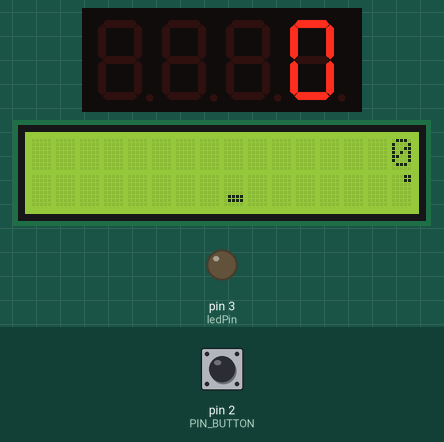
A sketch run on a simulated Arduino Uno, built with avr-gcc and run on an emulated ATmega328P. On the bench: 4-digit seven-segment display, 16×2 character LCD, output pins drawn as LEDs (lit = HIGH). Inputs (shaded band) come from the test bench; at power-on: pin 2 (PIN_BUTTON) HIGH. Random numbers use the default seed unless the sketch sets one; pins used as bus, display or sensor lines are not drawn.

Above: at 1.3 s.
1.4 s: pin 2 (PIN_BUTTON) pulled LOW for 0.15 s
At 1.87 s:
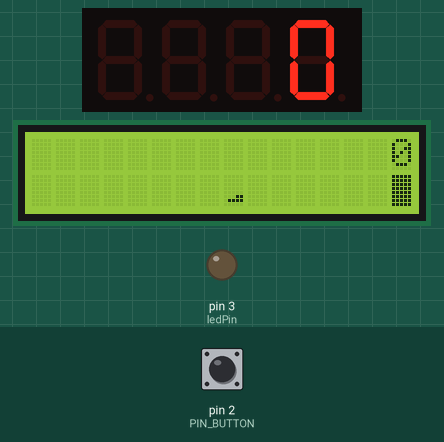
2.1 s: pin 2 (PIN_BUTTON) pulled LOW for 1 s
At 2.33 s:
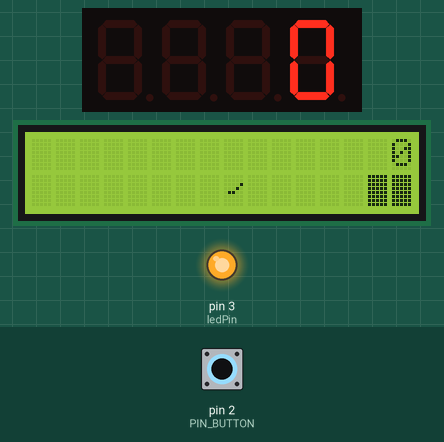
3.7 s: pin 2 (PIN_BUTTON) pulled LOW for 0.15 s
At 3.94 s:
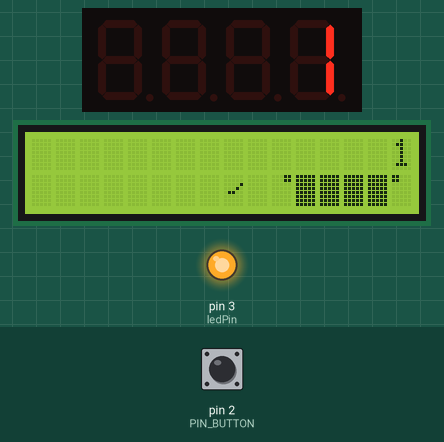
4.4 s: pin 2 (PIN_BUTTON) pulled LOW for 3.2 s
At 5.6 s:
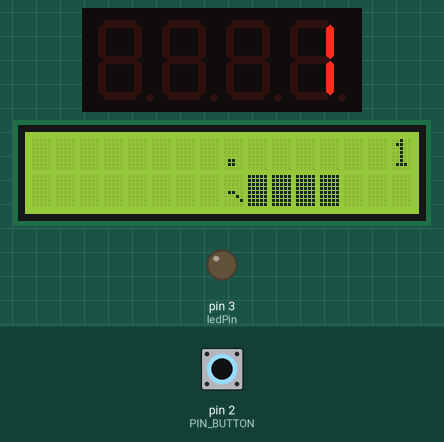
8.2 s: pin 2 (PIN_BUTTON) pulled LOW for 0.15 s
At 8.47 s:
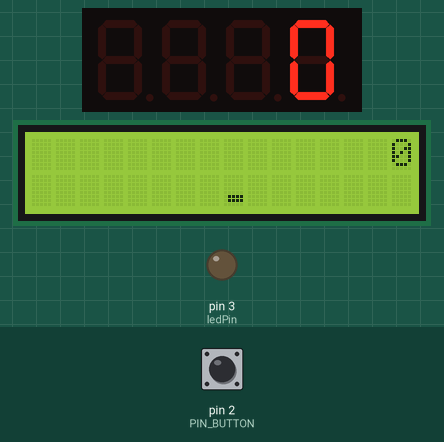
8.9 s: pin 2 (PIN_BUTTON) pulled LOW for 1 s
At 12.24 s:
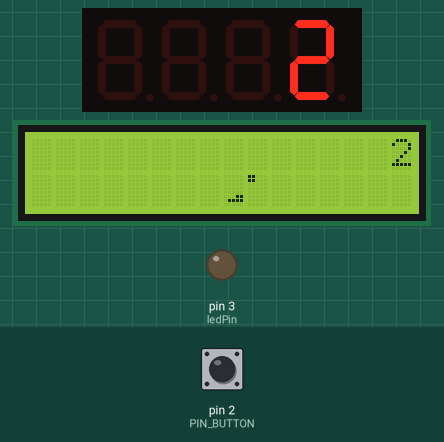
Timing chart, 0 to 13.7 s (numbered marks = the images above; inputs shaded):
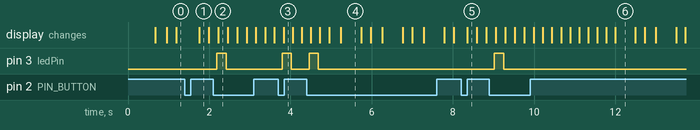

The sketch:

FlappyBird.ino
```cpp
//Pranav Kallem and Swagat Adhikary
//COMP 89, Final Project
//Game: Flappy Bird

#include <LiquidCrystal_I2C.h>
#include <Wire.h>
#include "SevSeg.h"
SevSeg sevseg;
LiquidCrystal_I2C lcd(0x27,16,2);

//"sense, compute, actuate" philosophy used for abstraction.

void loop(){
  sense();
  compute();
  actuate();
}


////////////////////
// CODE BEGINS HERE
///////////////////


// These are the global variables that are referenced throughout the program.

#define PIN_BUTTON 2
#define PIN_AUTOPLAY 1
#define PIN_READWRITE 10
#define PIN_CONTRAST 7

#define BIRD_RUN1 1
#define BIRD_RUN2 2
#define BIRD_JUMP 3
#define BIRD_JUMP_UPPER '.'
#define BIRD_JUMP_LOWER 4
#define BIRD_MAP_EMPTY ' '
#define BIRD_MAP_SOLID 5
#define BIRD_MAP_SOLID_RIGHT 6
#define BIRD_MAP_SOLID_LEFT 7

// This shows us where the bird is on the screen, which in this case is the center because its a 16x2 LCD.
#define BIRD_HORIZONTAL_POSITION 8

#define MAP_WIDTH 16
#define MAP_EMPTY 0
#define MAP_LOWER_BLOCK 1
#define MAP_UPPER_BLOCK 2

#define BIRD_POSITION_OFF 0
#define BIRD_POSITION_RUN_LOWER_1 1
#define BIRD_POSITION_RUN_LOWER_2 2

#define BIRD_POSITION_JUMP_1 3
#define BIRD_POSITION_JUMP_2 4
#define BIRD_POSITION_JUMP_3 5
#define BIRD_POSITION_JUMP_4 6
#define BIRD_POSITION_JUMP_5 7
#define BIRD_POSITION_JUMP_6 8
#define BIRD_POSITION_JUMP_7 9
#define BIRD_POSITION_JUMP_8 10

#define BIRD_POSITION_RUN_UPPER_1 11
#define BIRD_POSITION_RUN_UPPER_2 12

static char mapUpper[MAP_WIDTH + 1];
static char mapLower[MAP_WIDTH + 1];
static bool buttonPushed = false;
const int ledPin =  3;

//The delay time is what we will be using to make the game flow faster/slower. A higher delay time means slower game.
int delayTime = 200;

static byte birdPos = BIRD_POSITION_RUN_LOWER_1;
static byte newTerrainType = MAP_EMPTY;
static byte newTerrainDuration = 1;
static bool playing = false;
static bool blink = false;
static unsigned int distance = 0;

void setup(){
  Serial.begin(9600);
  // All the LEDs, LCDs, etc. are all mapped appropriately to their inputs/outputs.
  // All hardware is prepared before the actual game starts running.
  pinMode(PIN_BUTTON, INPUT);
  pinMode(PIN_READWRITE, OUTPUT);
  digitalWrite(PIN_READWRITE, LOW);
  pinMode(PIN_CONTRAST, OUTPUT);
  digitalWrite(PIN_CONTRAST, LOW);
  digitalWrite(PIN_BUTTON, HIGH);
  pinMode(ledPin, OUTPUT);
  byte numDigits = 4;
  byte digitPins[] = {10, 11, 12, 13};
  byte segmentPins[] = {9, A1, A0, 5, 6, 8, 7, 4};
  bool resistorsOnSegments = true;
  bool updateWithDelaysIn = true;
  byte hardwareConfig = COMMON_CATHODE;
  sevseg.begin(hardwareConfig, numDigits, digitPins, segmentPins, resistorsOnSegments);
  sevseg.setBrightness(90);
  pinMode(PIN_AUTOPLAY, OUTPUT);
  digitalWrite(PIN_AUTOPLAY, HIGH);
  lcd.backlight();
  attachInterrupt(0, buttonPush, FALLING);
  initializeGraphics();
  lcd.begin();
}


//SENSE, COMPUTE, ACTUATE METHODS

void sense() {


  if (!playing) {
    drawBIRD((blink) ? BIRD_POSITION_OFF : birdPos, mapUpper, mapLower, distance >> 3);
    if (blink) {
      //This shows the default "Press to start" message before each game.
      lcd.setCursor(0,0);
      lcd.print("Press to start");
    }
    // This is how fast the message blinks.
    delay(250);
    // This causes the blink.
    blink = !blink;
    if (buttonPushed) {
      // The characters are re-initialized when the button is pushed.
      initializeGraphics();
      birdPos = BIRD_POSITION_RUN_LOWER_1;
      playing = true;
      buttonPushed = false;
      // The score is reset, with a variety of other default values.
      distance = 0;
    }
    return;
  }


}

void compute() {
  // This computes where the poles have to be placed in the map, and computes the bird's position based on the button input.
  advanceTerrain(mapLower, newTerrainType == MAP_LOWER_BLOCK ? BIRD_MAP_SOLID : BIRD_MAP_EMPTY);
  advanceTerrain(mapUpper, newTerrainType == MAP_UPPER_BLOCK ? BIRD_MAP_SOLID : BIRD_MAP_EMPTY);

  if (--newTerrainDuration == 0) {
    if (newTerrainType == MAP_EMPTY) {
      newTerrainType = (random(3) == 0) ? MAP_UPPER_BLOCK : MAP_LOWER_BLOCK;
      newTerrainDuration = 2 + random(10);
    } else {
      newTerrainType = MAP_EMPTY;
      newTerrainDuration = 10 + random(10);
    }
  }

  if (buttonPushed) {
    // This makes the LED light up.
    digitalWrite(ledPin, HIGH);
    if (birdPos <= BIRD_POSITION_RUN_LOWER_2) birdPos = BIRD_POSITION_JUMP_1;
    buttonPushed = false;
  } else {
    // This makes the LED dim after the button press.
    digitalWrite(ledPin, LOW);
  }

}

void actuate() {
  // This sets the bird position to the desired location based on a variety of conditions.
  if (drawBIRD(birdPos, mapUpper, mapLower, distance >> 3)) {
    playing = false;
  } else {
    if (birdPos == BIRD_POSITION_RUN_LOWER_2 || birdPos == BIRD_POSITION_JUMP_8) {
      birdPos = BIRD_POSITION_RUN_LOWER_1;
    } else if ((birdPos >= BIRD_POSITION_JUMP_3 && birdPos <= BIRD_POSITION_JUMP_5) && mapLower[BIRD_HORIZONTAL_POSITION] != BIRD_MAP_EMPTY) {
      birdPos = BIRD_POSITION_RUN_UPPER_1;
    } else if (birdPos >= BIRD_POSITION_RUN_UPPER_1 && mapLower[BIRD_HORIZONTAL_POSITION] == BIRD_MAP_EMPTY) {
      birdPos = BIRD_POSITION_JUMP_5;
    } else if (birdPos == BIRD_POSITION_RUN_UPPER_2) {
      birdPos = BIRD_POSITION_RUN_UPPER_1;
    } else {
      ++birdPos;
    }
    ++distance;
    // This shows the information on the LCD.
    digitalWrite(PIN_AUTOPLAY, mapLower[BIRD_HORIZONTAL_POSITION + 2] == BIRD_MAP_EMPTY ? HIGH : LOW);
  }
  // This delayTime decides how fast the game moves.
  delay(delayTime);
}


//OTHER SUPPORTING METHODS

void initializeGraphics(){
  static byte graphics[] = {
    //Running
    B00000,
    B00000,
    B00000,
    B00000,
    B00000,
    B01111,
    B01111,
    B00000,

    B00000,
    B00000,
    B00000,
    B00000,
    B00000,
    B00011,
    B01111,
    B00000,


    // Jumping
    B00000,
    B00000,
    B00001,
    B00010,
    B01100,
    B00000,
    B00000,
    B00000,

    B00000,
    B00000,
    B00000,
    B00000,
    B01100,
    B00010,
    B00001,
    B00000,

    // Poles
    B11111,
    B11111,
    B11111,
    B11111,
    B11111,
    B11111,
    B11111,
    B11111,

    B00011,
    B00011,
    B00000,
    B00000,
    B00000,
    B00000,
    B00000,
    B00000,

    B11000,
    B11000,
    B00000,
    B00000,
    B00000,
    B00000,
    B00000,
    B00000,

  };

  // We are creating a character for the LCD for each of the objects that will be displayed in the game.
  int i;
  for (i = 0; i < 7; ++i) {
    lcd.createChar(i + 1, & graphics[i * 8]);
  }

  // An empty map is being created.
  for (i = 0; i < MAP_WIDTH; ++i) {
    mapUpper[i] = BIRD_MAP_EMPTY;
    mapLower[i] = BIRD_MAP_EMPTY;
  }
}

void advanceTerrain(char* map, byte newTerrain){

  // The outer loop executes for each segment in the 16 vertical columns of the LCD.
  for (int i = 0; i < MAP_WIDTH; ++i) {
    char current = map[i];

    // If the map is at the end, new terrain is created. If we are not at the end, we advance to the next part of the map.
    char next = (i == MAP_WIDTH-1) ? newTerrain : map[i+1];
    switch (current){
      // The following are switch cases regarding what should be done in each scenario of the map.
      case BIRD_MAP_EMPTY:
        map[i] = (next == BIRD_MAP_SOLID) ? BIRD_MAP_SOLID_RIGHT : BIRD_MAP_EMPTY;
        break;
      case BIRD_MAP_SOLID:
        map[i] = (next == BIRD_MAP_EMPTY) ? BIRD_MAP_SOLID_LEFT : BIRD_MAP_SOLID;
        break;
      case BIRD_MAP_SOLID_RIGHT:
        map[i] = BIRD_MAP_SOLID;
        break;
      case BIRD_MAP_SOLID_LEFT:
        map[i] = BIRD_MAP_EMPTY;
        break;
    }
  }
}

bool drawBIRD(byte position, char* mapUpper, char* mapLower, unsigned int score) { //Actuates pixels.
  // A boolean for collision is used to keep track of whether the bird has collided into a pole or not.
  bool collide = false;
  char upperSave = mapUpper[BIRD_HORIZONTAL_POSITION];
  char lowerSave = mapLower[BIRD_HORIZONTAL_POSITION];
  byte upper, lower;
  switch (position) {
    case BIRD_POSITION_OFF:
      upper = lower = BIRD_MAP_EMPTY;
      break;
    case BIRD_POSITION_RUN_LOWER_1:
      upper = BIRD_MAP_EMPTY;
      lower = BIRD_RUN1;
      break;
    case BIRD_POSITION_RUN_LOWER_2:
      upper = BIRD_MAP_EMPTY;
      lower = BIRD_RUN2;
      break;
    case BIRD_POSITION_JUMP_1:
    case BIRD_POSITION_JUMP_8:
      upper = BIRD_MAP_EMPTY;
      lower = BIRD_JUMP;
      break;
    case BIRD_POSITION_JUMP_2:
    case BIRD_POSITION_JUMP_7:
      upper = BIRD_JUMP_UPPER;
      lower = BIRD_JUMP_LOWER;
      break;
    case BIRD_POSITION_JUMP_3:
    case BIRD_POSITION_JUMP_4:
    case BIRD_POSITION_JUMP_5:
    case BIRD_POSITION_JUMP_6:
      upper = BIRD_JUMP;
      lower = BIRD_MAP_EMPTY;
      break;
    case BIRD_POSITION_RUN_UPPER_1:
      upper = BIRD_RUN1;
      lower = BIRD_MAP_EMPTY;
      break;
    case BIRD_POSITION_RUN_UPPER_2:
      upper = BIRD_RUN2;
      lower = BIRD_MAP_EMPTY;
      break;
  }
  if (upper != ' ') {
    mapUpper[BIRD_HORIZONTAL_POSITION] = upper;
    collide = (upperSave == BIRD_MAP_EMPTY) ? false : true;
  }
  if (lower != ' ') {
    mapLower[BIRD_HORIZONTAL_POSITION] = lower;
    collide |= (lowerSave == BIRD_MAP_EMPTY) ? false : true;
  }

  byte digits = (score > 9999) ? 5 : (score > 999) ? 4 : (score > 99) ? 3 : (score > 9) ? 2 : 1;
  // We show the score on the 4-digit 7-segment display.
  sevseg.setNumber(score);
  sevseg.refreshDisplay();

  // This updates the speed of the game using a mathematical equation based on the score.
  if (score < 15) {
    delayTime = (20 - score) * 10;
  } else {
    delayTime = 40;
  }

  mapUpper[MAP_WIDTH] = '\0';
  mapLower[MAP_WIDTH] = '\0';
  char temp = mapUpper[16-digits];
  mapUpper[16-digits] = '\0';
  lcd.setCursor(0,0);
  lcd.print(mapUpper);
  mapUpper[16-digits] = temp;
  lcd.setCursor(0,1);
  lcd.print(mapLower);

  lcd.setCursor(16 - digits,0);
  lcd.print(score);

  mapUpper[BIRD_HORIZONTAL_POSITION] = upperSave;
  mapLower[BIRD_HORIZONTAL_POSITION] = lowerSave;
  return collide;
}

void buttonPush() {
  // Sense: This method makes buttonPushed true.
  buttonPushed = true;
}
```

Measured:
- after the input at 2.1 s, pin 3 (ledPin): LOW → HIGH after 0.09 s, → LOW 0.23 s later
- after the input at 3.7 s, pin 3 (ledPin): LOW → HIGH after 0.10 s, → LOW 0.22 s later
- after the input at 4.4 s, pin 3 (ledPin): LOW → HIGH after 0.06 s, → LOW 0.22 s later
- after the input at 8.9 s, pin 3 (ledPin): LOW → HIGH after 0.12 s, → LOW 0.23 s later
- what the display in image 4 shows lasts 0.5 s, from 5.2 s to 5.7 s
